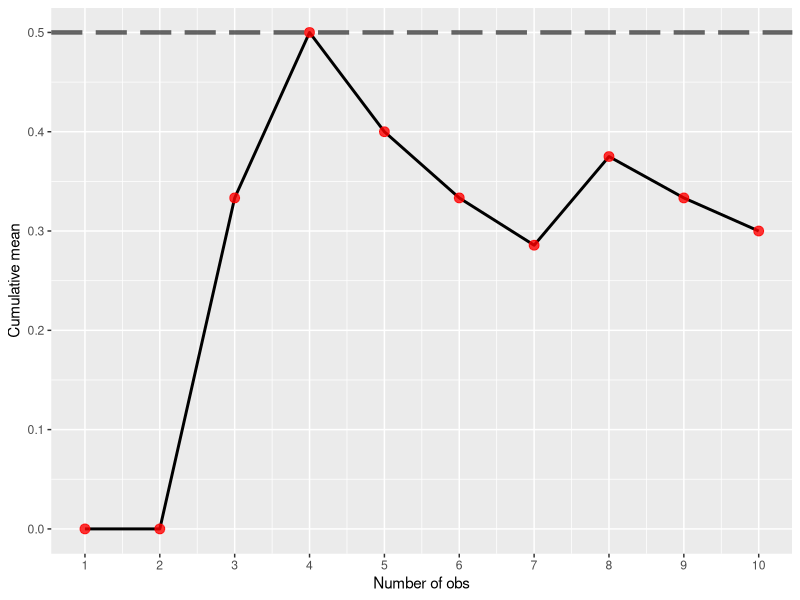
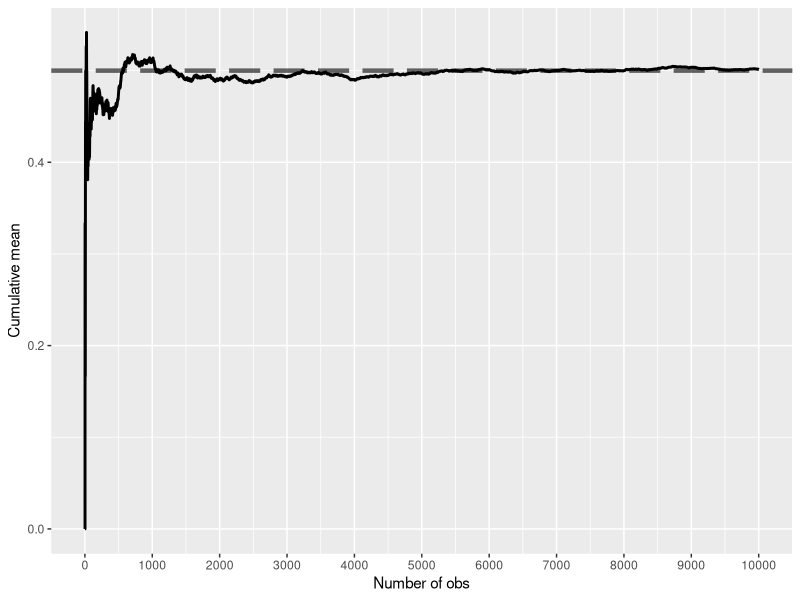
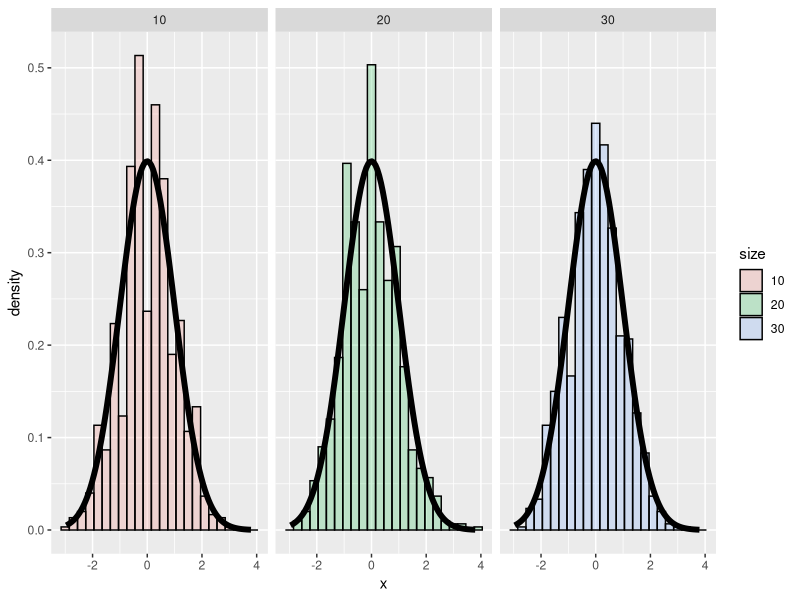
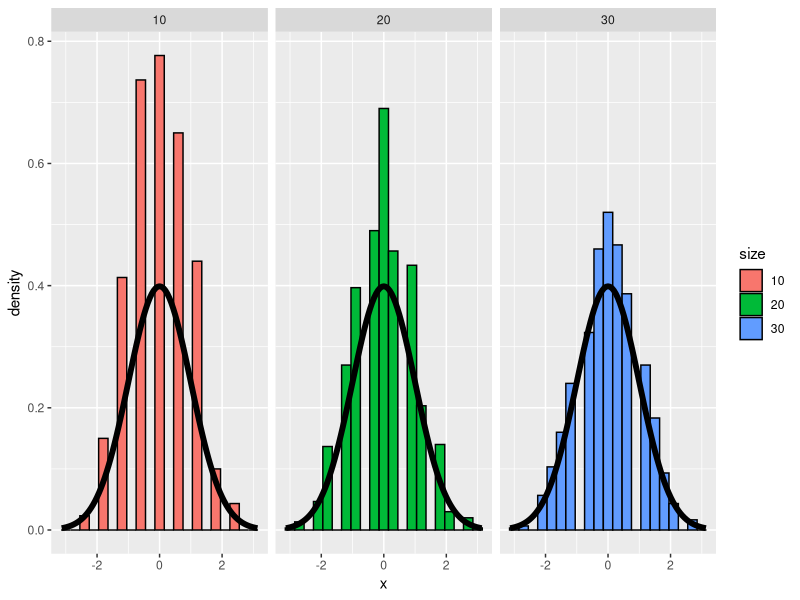
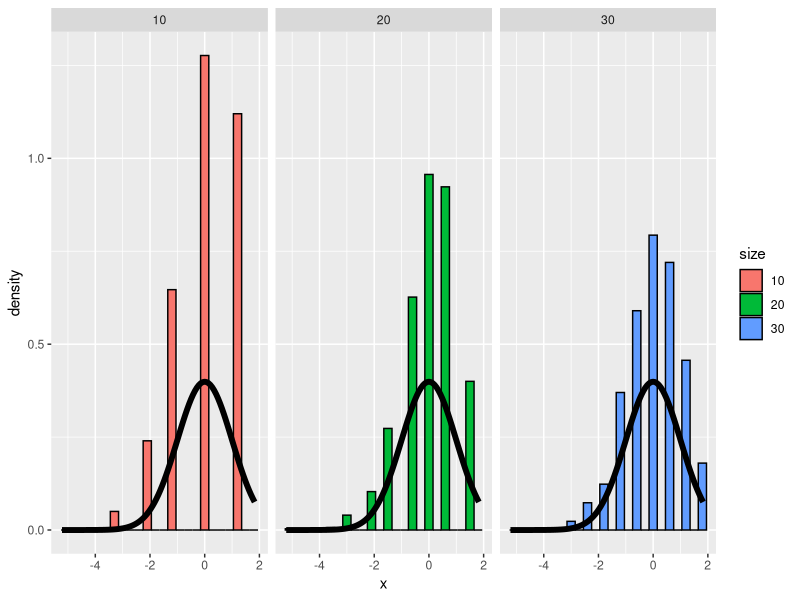

These charts were generated, in order, by the following R code: (Note: this script raises an error after producing the figures.)
## ---- chunk 1
library(ggplot2)
# Put initialization code in this file.
coinPlot <- function(n){
  means <- cumsum(sample(0 : 1, n , replace = TRUE)) / (1  : n)
  g <- ggplot(data.frame(x = 1 : n, y = means), aes(x = x, y = y)) 
  g <- g + geom_hline(size=1.5 ,yintercept = 0.5,alpha=0.6,
    linetype="longdash") + geom_line(size = 1)
if(n<100){
 	g <- g + geom_point(colour="red",size=3,alpha=0.8)
	}	 
  g <- g + labs(x = "Number of obs", y = "Cumulative mean")
  g <- g + scale_x_continuous(breaks=seq(0,n+1,ceiling(n/10)))
  print(g)
  invisible()
}
## ---- chunk 2
coinPlot(10)
## ---- chunk 3
coinPlot(10000)
## ---- chunk 4
nosim <- 1000
cfunc <- function(x, n) sqrt(n) * (mean(x) - 3.5) / 1.71
dat <- data.frame(
  x = c(apply(matrix(sample(1 : 6, nosim * 10, replace = TRUE), 
                     nosim), 1, cfunc, 10),
        apply(matrix(sample(1 : 6, nosim * 20, replace = TRUE), 
                     nosim), 1, cfunc, 20),
        apply(matrix(sample(1 : 6, nosim * 30, replace = TRUE), 
                     nosim), 1, cfunc, 30)
  ),
  size = factor(rep(c(10, 20, 30), rep(nosim, 3))))
g <- ggplot(dat, aes(x = x, fill = size)) + geom_histogram(alpha = .20, binwidth=.3, colour = "black", aes(y = ..density..)) 
g <- g + stat_function(fun = dnorm, size = 2)
g <- g + facet_grid(. ~ size)
print(g)
## ---- chunk 5
nosim <- 1000
cfunc <- function(x, n) 2 * sqrt(n) * (mean(x) - 0.5) 
dat <- data.frame(
  x = c(apply(matrix(sample(0:1, nosim * 10, replace = TRUE), 
                     nosim), 1, cfunc, 10),
        apply(matrix(sample(0:1, nosim * 20, replace = TRUE), 
                     nosim), 1, cfunc, 20),
        apply(matrix(sample(0:1, nosim * 30, replace = TRUE), 
                     nosim), 1, cfunc, 30)
  ),
  size = factor(rep(c(10, 20, 30), rep(nosim, 3))))
g <- ggplot(dat, aes(x = x, fill = size)) + geom_histogram(binwidth=.3, colour = "black", aes(y = ..density..)) 
g <- g + stat_function(fun = dnorm, size = 2)
g <- g + facet_grid(. ~ size)
print(g)
## ---- chunk 6
nosim <- 1000
cfunc <- function(x, n) sqrt(n) * (mean(x) - 0.9) / sqrt(.1 * .9)
dat <- data.frame(
  x = c(apply(matrix(sample(0:1, prob = c(.1,.9), nosim * 10, replace = TRUE), 
                     nosim), 1, cfunc, 10),
        apply(matrix(sample(0:1, prob = c(.1,.9), nosim * 20, replace = TRUE), 
                     nosim), 1, cfunc, 20),
        apply(matrix(sample(0:1, prob = c(.1,.9), nosim * 30, replace = TRUE), 
                     nosim), 1, cfunc, 30)
  ),
  size = factor(rep(c(10, 20, 30), rep(nosim, 3))))
g <- ggplot(dat, aes(x = x, fill = size)) + geom_histogram(binwidth=.3, colour = "black", aes(y = ..density..)) 
g <- g + stat_function(fun = dnorm, size = 2)
g <- g + facet_grid(. ~ size)
print(g)
## ---- chunk 7
x <- seq(-4, 4, length = 1000)
dat <- data.frame(x=x, y=dnorm(x))
g <- ggplot(dat, 
            aes(x = x, y = y)) + geom_line(size = 1.5)
g <- g+ layer("area",mapping = aes(x=ifelse(x>-1 & x<1,x,0)),
            geom_params=list(fill="red",alpha=1)) +
   scale_y_continuous(limits=c(0,max(dat$y)))
g <- g+   layer("area",mapping = aes(x=ifelse(x>-2 & x<2 ,x,0)),
                geom_params=list(fill="red",alpha=0.5))
#g <- g+   layer("area",mapping = aes(x=ifelse(x>-3 & x<3 ,x,0)),
 #              geom_params=list(fill="red",alpha=0.35))
print(g)
## ---- chunk 8
(100-90)/2 + 90
## ---- chunk 9
qnorm(.95)
## ---- chunk 10
.6 + c(-1,1) * qnorm(.975) * sqrt(.6 * (1-.6)/100)
## ---- chunk 11
binom.test(60, 100)$conf.int
## ---- chunk 12
n <- 20
nosim <- 30
mywald <- function(p){
  phats <- rbinom(nosim, prob = p, size = n) / n
  ll <- phats - qnorm(.975) * sqrt(phats * (1 - phats) / n)
  ul <- phats + qnorm(.975) * sqrt(phats * (1 - phats) / n)
  print("Here are the p\' values")
  print(phats)
  print("Here are the lower")
  print(ll)
  print("Here are the upper")
  print(ul)
  mean(ll < p & ul > p)
}
## ---- chunk 13
mywald(.2)
## ---- chunk 14
n <- 20; pvals <- seq(.1, .9, by = .05); nosim <- 1000
coverage <- sapply(pvals, function(p){
  phats <- rbinom(nosim, prob = p, size = n) / n
  ll <- phats - qnorm(.975) * sqrt(phats * (1 - phats) / n)
  ul <- phats + qnorm(.975) * sqrt(phats * (1 - phats) / n)
  mean(ll < p & ul > p)
})
g <- ggplot(data.frame(pvals, coverage), aes(x = pvals, y = coverage)) + geom_line(size = 2) + geom_hline(yintercept = 0.95) + ylim(.75, 1.0)
print(g)
## ---- chunk 15
n <- 100; pvals <- seq(.1, .9, by = .05); nosim <- 1000
coverage <- sapply(pvals, function(p){
  phats <- rbinom(nosim, prob = p, size = n) / n
  ll <- phats - qnorm(.975) * sqrt(phats * (1 - phats) / n)
  ul <- phats + qnorm(.975) * sqrt(phats * (1 - phats) / n)
  mean(ll < p & ul > p)
})
g <- ggplot(data.frame(pvals, coverage), aes(x = pvals, y = coverage)) + geom_line(size = 2) + geom_hline(yintercept = 0.95) + ylim(.75, 1.0)
print(g)
## ---- chunk 16
n <- 20; pvals <- seq(.1, .9, by = .05); nosim <- 1000
coverage <- sapply(pvals, function(p){
  phats <- (rbinom(nosim, prob = p, size = n) + 2) / (n + 4)
  ll <- phats - qnorm(.975) * sqrt(phats * (1 - phats) / n)
  ul <- phats + qnorm(.975) * sqrt(phats * (1 - phats) / n)
  mean(ll < p & ul > p)
})
g <- ggplot(data.frame(pvals, coverage), aes(x = pvals, y = coverage)) + geom_line(size = 2) + geom_hline(yintercept = 0.95) + ylim(.75, 1.0)
print(g)
## ---- chunk 17
ACCompar <- function(n){
 num <- 1:n 
 den <- n
 nn <- num+2
 nd <- den+4
 nf <- nn/nd
 of <- num/den
 scor <- nf<of
 print(scor)
 sum(scor)
}
## ---- chunk 18
ACCompar(20)
## ---- chunk 19
lamb <- 5/94.32
## ---- chunk 20
lamb +c(-1,1) * qnorm(.975) * sqrt(lamb/94.32)
## ---- chunk 21
poisson.test(5, 94.32)$conf
## ---- chunk 22
lambdavals <- seq(0.005, 0.10, by = .01); nosim <- 1000
t <- 100
coverage <- sapply(lambdavals, function(lambda){
  lhats <- rpois(nosim, lambda = lambda * t) / t
  ll <- lhats - qnorm(.975) * sqrt(lhats / t)
  ul <- lhats + qnorm(.975) * sqrt(lhats / t)
  mean(ll < lambda & ul > lambda)
})
g <- ggplot(data.frame(lambdavals, coverage), aes(x = lambdavals, y = coverage)) + geom_line(size = 2) + geom_hline(yintercept = 0.95)+ylim(0, 1.0)
print(g)
## ---- chunk 23
lambdavals <- seq(0.005, 0.10, by = .01); nosim <- 1000
t <- 1000
coverage <- sapply(lambdavals, function(lambda){
  lhats <- rpois(nosim, lambda = lambda * t) / t
  ll <- lhats - qnorm(.975) * sqrt(lhats / t)
  ul <- lhats + qnorm(.975) * sqrt(lhats / t)
  mean(ll < lambda & ul > lambda)
})
g <- ggplot(data.frame(lambdavals, coverage), aes(x = lambdavals, y = coverage)) + geom_line(size = 2) + geom_hline(yintercept = 0.95)+ylim(0, 1.0)
print(g)
